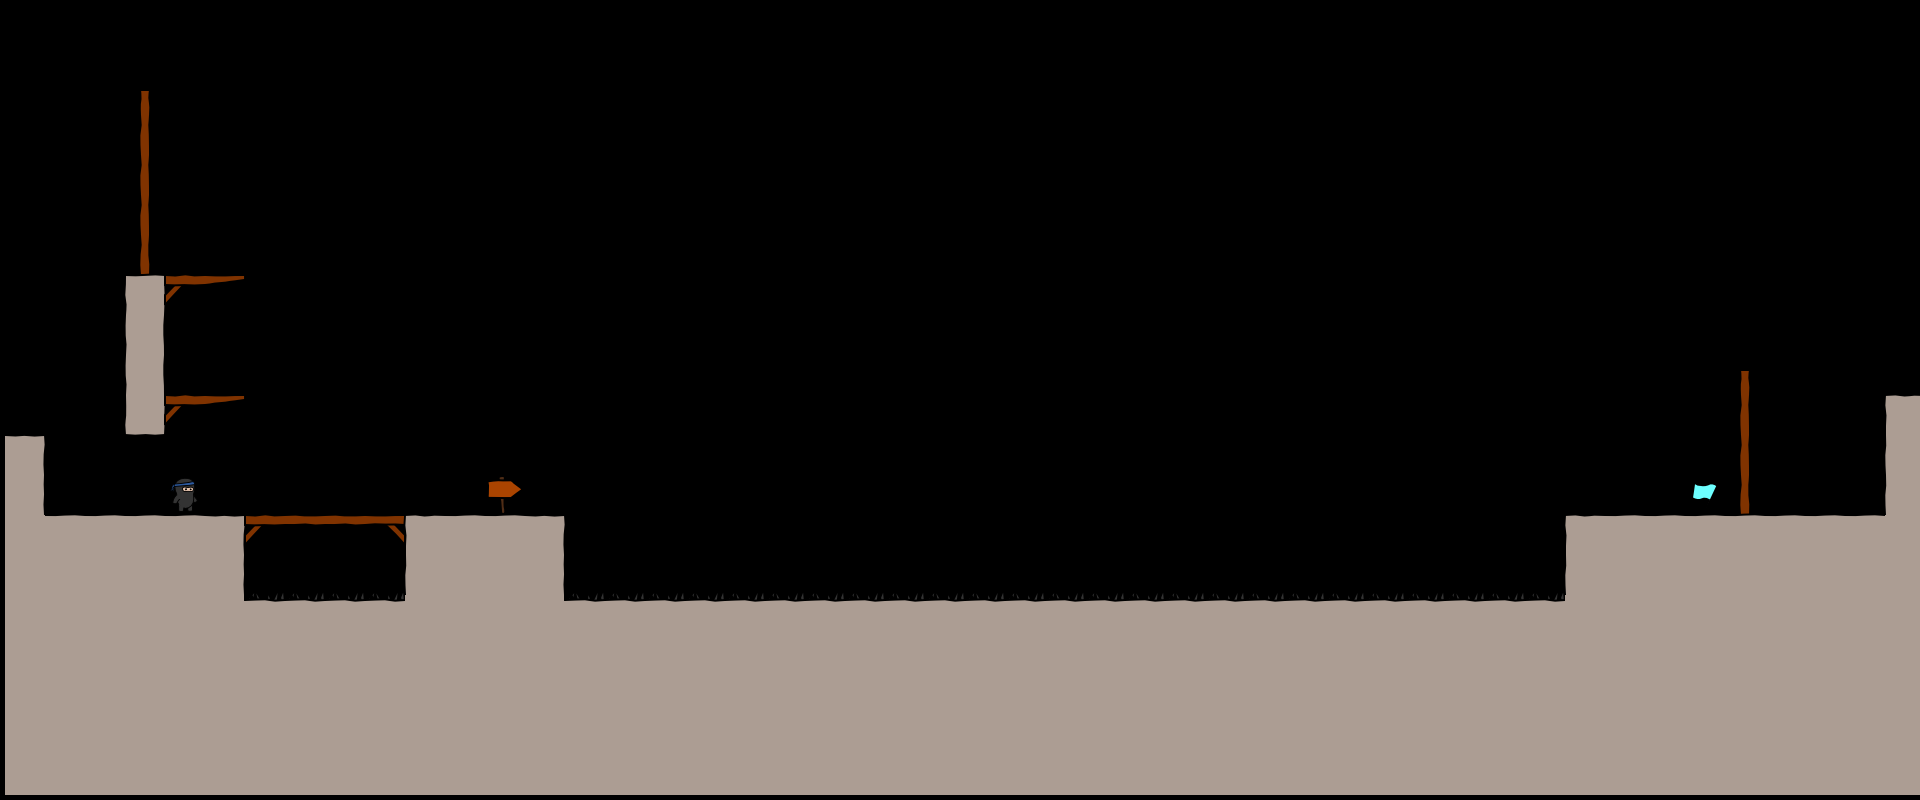

This is a level from a 2D game, rendered from its Tiled map with the project's own tilesets. A one-line summary and the complete map file follow:
An orthogonal 48x20 tile map with 40x40 px tiles, 1 tile layer (bg).

<map version="1.0" orientation="orthogonal" width="48" height="20" tilewidth="40" tileheight="40">
 <tileset firstgid="1" name="tiles6_gapped" tilewidth="50" tileheight="50">
  <image source="tiles6_gapped.png" width="300" height="500" />
 </tileset>
 <layer name="bg" width="48" height="20">
  <data encoding="csv">
0,0,0,0,0,0,0,0,0,0,0,0,0,0,0,0,0,0,0,0,0,0,0,0,0,0,0,0,0,0,0,0,0,0,0,0,0,0,0,0,0,0,0,0,0,0,0,0,
0,0,0,0,0,0,0,0,0,0,0,0,0,0,0,0,0,0,0,0,0,0,0,0,0,0,0,0,0,0,0,0,0,0,0,0,0,0,0,0,0,0,0,0,0,0,0,0,
0,0,0,35,0,0,0,0,0,0,0,0,0,0,0,0,0,0,0,0,0,0,0,0,0,0,0,0,0,0,0,0,0,0,0,0,0,0,0,0,0,0,0,0,0,0,0,0,
0,0,0,30,0,0,0,0,0,0,0,0,0,0,0,0,0,0,0,0,0,0,0,0,0,0,0,0,0,0,0,0,0,0,0,0,0,0,0,0,0,0,0,0,0,0,0,0,
0,0,0,30,0,0,0,0,0,0,0,0,0,0,0,0,0,0,0,0,0,0,0,0,0,0,0,0,0,0,0,0,0,0,0,0,0,0,0,0,0,0,0,0,0,0,0,0,
0,0,0,30,0,0,0,0,0,0,0,0,0,0,0,0,0,0,0,0,0,0,0,0,0,0,0,0,0,0,0,0,0,0,0,0,0,0,0,0,0,0,0,0,0,0,0,0,
0,0,0,29,0,0,0,0,0,0,0,0,0,0,0,0,0,0,0,0,0,0,0,0,0,0,0,0,0,0,0,0,0,0,0,0,0,0,0,0,0,0,0,0,0,0,0,0,
0,0,0,10,11,6,0,0,0,0,0,0,0,0,0,0,0,0,0,0,0,0,0,0,0,0,0,0,0,0,0,0,0,0,0,0,0,0,0,0,0,0,0,0,0,0,0,0,
0,0,0,16,0,0,0,0,0,0,0,0,0,0,0,0,0,0,0,0,0,0,0,0,0,0,0,0,0,0,0,0,0,0,0,0,0,0,0,0,0,0,0,0,0,0,0,0,
0,0,0,16,0,0,0,0,0,0,0,0,0,0,0,0,0,0,0,0,0,0,0,0,0,0,0,0,0,0,0,0,0,0,0,0,0,0,0,0,0,0,0,35,0,0,0,0,
0,0,0,22,11,6,0,0,0,0,0,0,0,0,0,0,0,0,0,0,0,0,0,0,0,0,0,0,0,0,0,0,0,0,0,0,0,0,0,0,0,0,0,30,0,0,0,7,
9,0,0,0,0,0,0,0,0,0,0,0,0,0,0,0,0,0,0,0,0,0,0,0,0,0,0,0,0,0,0,0,0,0,0,0,0,0,0,0,0,0,0,30,0,0,0,13,
15,0,0,0,47,0,0,0,0,0,0,0,42,0,0,0,0,0,0,0,0,0,0,0,0,0,0,0,0,0,0,0,0,0,0,0,0,0,0,0,0,0,48,29,0,0,0,13,
14,8,8,8,8,9,11,17,17,12,7,8,8,9,0,0,0,0,0,0,0,0,0,0,0,0,0,0,0,0,0,0,0,0,0,0,0,0,0,7,8,8,8,8,8,8,8,14,
14,14,14,14,14,15,0,0,0,0,13,14,14,15,0,0,0,0,0,0,0,0,0,0,0,0,0,0,0,0,0,0,0,0,0,0,0,0,0,13,14,14,14,14,14,14,14,14,
14,14,14,14,14,14,32,32,32,32,14,14,14,14,32,32,32,32,32,32,32,32,32,32,32,32,32,32,32,32,32,32,32,32,32,32,32,32,32,14,14,14,14,14,14,14,14,14,
14,14,14,14,14,14,14,14,14,14,14,14,14,14,14,14,14,14,14,14,14,14,14,14,14,14,14,14,14,14,14,14,14,14,14,14,14,14,14,14,14,14,14,14,14,14,14,14,
14,14,14,14,14,14,14,14,14,14,14,14,14,14,14,14,14,14,14,14,14,14,14,14,14,14,14,14,14,14,14,14,14,14,14,14,14,14,14,14,14,14,14,14,14,14,14,14,
14,14,14,14,14,14,14,14,14,14,14,14,14,14,14,14,14,14,14,14,14,14,14,14,14,14,14,14,14,14,14,14,14,14,14,14,14,14,14,14,14,14,14,14,14,14,14,14,
14,14,14,14,14,14,14,14,14,14,14,14,14,14,14,14,14,14,14,14,14,14,14,14,14,14,14,14,14,14,14,14,14,14,14,14,14,14,14,14,14,14,14,14,14,14,14,14
</data>
 </layer>
</map>
